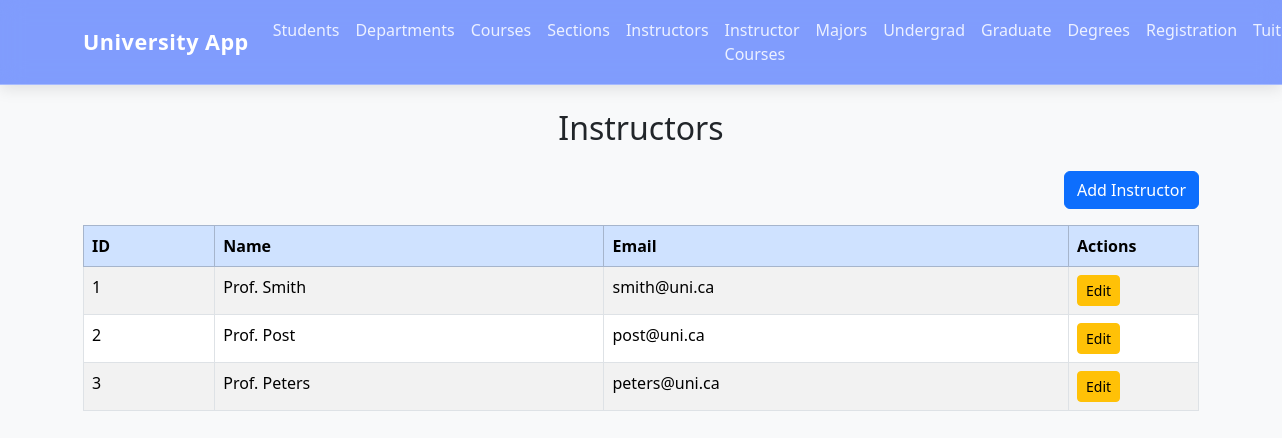
Page /instructors on the committed database.
### tables this page shows
CREATE TABLE Instructor (
    Instructor_ID INTEGER PRIMARY KEY,
    Instructor_Name TEXT NOT NULL,
    Instructor_Email TEXT
);

### app.py (the view)
@app.route("/instructors")
def instructors():
    conn = get_db_connection()
    rows = conn.execute("SELECT * FROM Instructor").fetchall()
    conn.close()
    return render_template(
        "instructors.html",
        title="Instructors",
        instructors=rows
    )

### app.py (called while the page is built)
def get_db_connection():
    conn = sqlite3.connect("university.db")
    conn.row_factory = sqlite3.Row
    return conn

### templates/instructors.html
{% extends "base.html" %}
{% block content %}
<h2 class="mb-4 text-center">Instructors</h2>
<div class="mb-3 text-end">
    <a href="/add-instructor" class="btn btn-primary">Add Instructor</a>
</div>
<table class="table table-striped table-bordered">
    <thead class="table-primary">
        <tr>
            <th>ID</th>
            <th>Name</th>
            <th>Email</th>
            <th style="width:130px;">Actions</th>
        </tr>
    </thead>
    <tbody>
        {% for i in instructors %}
        <tr>
            <td>{{ i.Instructor_ID }}</td>
            <td>{{ i.Instructor_Name }}</td>
            <td>{{ i.Instructor_Email }}</td>
            <td>
                <a href="/update-instructor/{{ i.Instructor_ID }}" class="btn btn-sm btn-warning">Edit</a>
            </td>
        </tr>
        {% endfor %}
    </tbody>
</table>
{% endblock %}

### rows in the picture
Instructor: Instructor_ID "1", Instructor_Name "Prof. Smith", Instructor_Email "smith@uni.ca"
Instructor: Instructor_ID "2", Instructor_Name "Prof. Post", Instructor_Email "post@uni.ca"
Instructor: Instructor_ID "3", Instructor_Name "Prof. Peters", Instructor_Email "peters@uni.ca"
